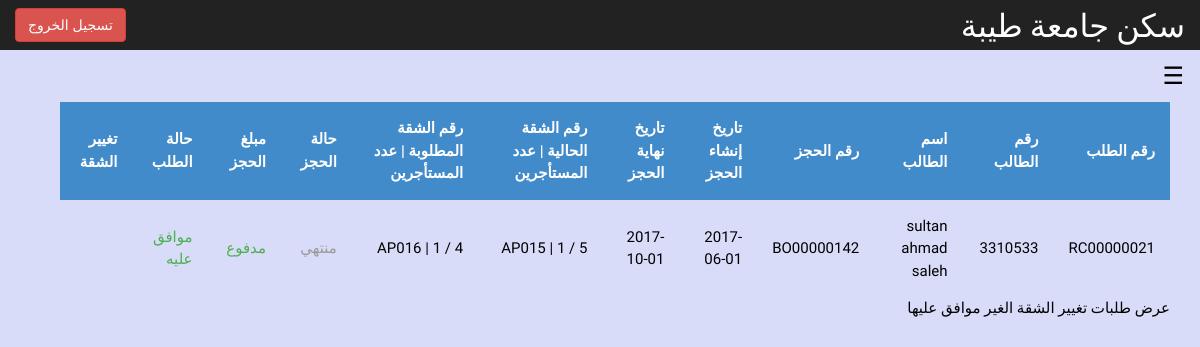
Screenshot of /studenthousing/manager/manageAllRequestChangeApartment.php (signed in) with the database file from the repository.
### tables this page shows
CREATE TABLE `request_change_apartment` (
  `request_id` char(10) NOT NULL,
  `student_id` char(7) NOT NULL,
  `booking_id` varchar(10) NOT NULL,
  `status` varchar(15) DEFAULT NULL,
  `done` tinyint(1) NOT NULL,
  `apartment_requested` char(5) NOT NULL
);

CREATE TABLE `booking` (
  `booking_id` char(10) NOT NULL,
  `booking_date` date NOT NULL,
  `start_date` date NOT NULL,
  `expire_date` date NOT NULL,
  `price` float NOT NULL,
  `paid` tinyint(1) NOT NULL,
  `canceled` tinyint(1) NOT NULL,
  `student_id` char(7) NOT NULL,
  `apartment_id` char(5) NOT NULL
);

CREATE TABLE `user` (
  `user_id` char(7) NOT NULL,
  `first_name` varchar(20) NOT NULL,
  `middle_name` varchar(20) NOT NULL,
  `last_name` varchar(20) NOT NULL,
  `email` varchar(64) NOT NULL,
  `password` varchar(128) NOT NULL,
  `date_of_birth` date DEFAULT NULL,
  `phone_number` char(10) NOT NULL
);

CREATE TABLE `apartment` (
  `apartment_id` char(5) NOT NULL,
  `current_number_of_students` int(11) NOT NULL,
  `max_number_of_students` int(11) NOT NULL,
  `apartment_info` varchar(350) DEFAULT NULL
);

### studenthousing/RequestChangeApartmentAPI.php (called while the page is built, shortened)
<?php
function sh_requestchangeapartment_get($f = '*',$extra = '')
{
    global $conn;
    $query = sprintf("SELECT %s FROM `request_change_apartment` %s ",$f,$extra);
    $qresult = mysqli_query($conn, $query);
    $rcount = mysqli_num_rows($qresult);
    $users = array();
    for($i = 0; $i < $rcount; $i++)
        $users[@count($users)] = mysqli_fetch_object($qresult);
    return $users;
}
?>

### studenthousing/bookingAPI.php (called while the page is built, shortened)
<?php
function sh_bookings_get($f = '*',$extra = '')
{
    global $conn;
    $query = sprintf("SELECT %s FROM `booking` %s ",$f,$extra);
    $qresult = mysqli_query($conn, $query);
    $rcount = mysqli_num_rows($qresult);
    $users = array();
    for($i = 0; $i < $rcount; $i++)
        $users[@count($users)] = mysqli_fetch_object($qresult);
    return $users;
}
function sh_bookings_get_by_student_id($student_id)
{
    global $conn;
    $id = @mysqli_real_escape_string($conn ,strip_tags($student_id));
    $result = sh_bookings_get('*', 'WHERE `student_id` = '."'$id' AND `canceled` = FALSE");
    $user = $result[0];
    return $user;
}
function sh_bookings_get_by_student_id_without_check_canceled($student_id)
{
    global $conn;
    $id = @mysqli_real_escape_string($conn ,strip_tags($student_id));
    $result = sh_bookings_get('*', 'WHERE `student_id` = '."'$id'");
    return $result;
}
?>

### studenthousing/studentsAPI.php (called while the page is built, shortened)
<?php
function sh_users_get($f = '*',$extra = '')
{
    global $conn;
    $query = sprintf("SELECT %s FROM `user` %s ",$f,$extra);
    $qresult = mysqli_query($conn, $query);
    $rcount = mysqli_num_rows($qresult);
    $users = array();
    for($i = 0; $i < $rcount; $i++)
        $users[@count($users)] = mysqli_fetch_object($qresult);
    return $users;
}
function sh_users_get_by_student_id($student_id)
{
    global $conn;
    $id = mysqli_real_escape_string($conn ,strip_tags($student_id));
    $student = sh_student_get_by_student_id($id);
    $result = sh_users_get('*', 'WHERE `user_id` = '."'$student->user_id'");
    $user = $result[0];
    return $user;
}
function sh_student_get_by_student_id($user_id)
{
    global $conn;
    $id = mysqli_real_escape_string($conn ,strip_tags($user_id));
    $query = sprintf("SELECT * FROM `student` WHERE student_id = '%s'",$id);
    $qresult = mysqli_query($conn, $query);
    $rcount = mysqli_num_rows($qresult);
    $users = array();
    for($i = 0; $i < $rcount; $i++)
        $users[@count($users)] = mysqli_fetch_object($qresult);
    return $users[0];
}
?>

### studenthousing/apartmentAPI.php (called while the page is built, shortened)
<?php
function sh_apartments_get($f = '*',$extra = '')
{
    global $conn;
    $query = sprintf("SELECT %s FROM `apartment` %s ",$f,$extra);
    $qresult = mysqli_query($conn, $query);
    $rcount = mysqli_num_rows($qresult);
    $users = array();
    for($i = 0; $i < $rcount; $i++)
        $users[@count($users)] = mysqli_fetch_object($qresult);
    return $users;
}
function sh_apartments_get_by_id($apartment_id)
{
    global $conn;
    $id = @mysqli_real_escape_string($conn ,strip_tags($apartment_id));
    $result = sh_apartments_get('*', 'WHERE `apartment_id` = '."'$id'");
    $user = $result[0];
    return $user;
}
function sh_apartments_get_by_student_id($student_id)
{
    global $conn;
    $id = @mysqli_real_escape_string($conn ,strip_tags($student_id));
    require_once('bookingAPI.php');
    $has_booking = sh_bookings_get_by_student_id($id);
    $result = sh_apartments_get('*', 'WHERE `apartment_id` = '."'$has_booking->apartment_id'");
    $user = $result[0];
    return $user;
}
?>

### studenthousing/manager/manageAllRequestChangeApartment.php (the view, shortened to what this page needs)
<?php
require_once('../db.php');
require_once('../bookingAPI.php');
require_once('../apartmentAPI.php');
require_once('../RequestChangeApartmentAPI.php');
require_once('../studentsAPI.php');
$requests = sh_requestchangeapartment_get();
?>
<!DOCTYPE html>
<html>
    <head>
        <link rel="stylesheet" href="css/bootstrap.css">
        <link rel="stylesheet" href="css/bootstrap-rtl.css">
        <link rel="stylesheet" href="css/dashboard.css">
        <link rel="stylesheet" type="text/css" href="managePanelStyle.css">
        <link rel="stylesheet" href="css/w4.css">
    </head>
    <body id="content" style="background-color:#D8DCF8;" >
        <nav class="navbar navbar-inverse navbar-fixed-top">
            <div class="container-fluid">
                <div class="navbar-header">
                    <a class="navbar-brand" href="#" > <font size="6" face="cairo" color="white">سكن جامعة طيبة</font></a>
                </div>
                <div id="navbar" class="navbar-collapse collapse">
                    <form action="../managerLogin/logout.php" method="post" class="navbar-form navbar-right">
                        <input type="submit" class="btn btn-danger" value="تسجيل الخروج" />
                    </form>
                </div>
            </div>
        </nav>
<div class="color_forside w3-sidebar w3-bar-block w3-card-2 w3-animate-right" style="display:none;right:0;" id="rightMenu"> <font face="Changa">
</div>
<div class="icon-bar w3-teal" > <font face="Changa">
    <button class=" w3-button w3-teal w3-xlarge w3-right " onclick="openRightMenu()"style="color: #000000!important;">&#9776;</button>
    <div class="w3-container" style="background-color:#D8DCF8;">
                         <div class="container">
                            <div class="row col-md-offset 2 col-lg-offset 4">
                              <div class="col-md-12 col-sm-12 col-lg-12">
                          <div class="row col-md-12">
                          <table>
                              <tr>
                                  <th>رقم الطلب</th>
                                  <th>رقم الطالب</th>
                                  <th>اسم الطالب</th>
                                  <th>رقم الحجز</th>
                                  <th>تاريخ إنشاء الحجز</th>
                                  <th>تاريخ نهاية الحجز</th>
                                  <th>رقم الشقة الحالية | عدد المستأجرين</th>
                                  <th>رقم الشقة المطلوبة | عدد المستأجرين</th>
                                  <th>حالة الحجز</th>
                                  <th>مبلغ الحجز</th>
                                  <th>حالة الطلب</th>
                                  <th>تغيير الشقة</th>
                              </tr>
                              <?php
                                foreach($requests as $request){
                                $bookings = sh_bookings_get_by_student_id_without_check_canceled($request->student_id);
                                foreach($bookings as $booking){
                                    if($request->booking_id == $booking->booking_id){
                                        echo "<tr>";
                                        echo    "<td>$request->request_id</td>";
                                        echo    "<td>$request->student_id</td>";
                                        $student_name = sh_users_get_by_student_id($request->student_id);
                                        echo    "<td>$student_name->first_name $student_name->middle_name $student_name->last_name</td>";
                                        echo    "<td>$booking->booking_id</td>";
                                        echo    "<td>$booking->start_date</td>";
                                        echo    "<td>$booking->expire_date</td>";
                                        $current_apartment = sh_apartments_get_by_student_id($request->student_id);
                                        echo    "<td>$current_apartment->apartment_id | $current_apartment->current_number_of_students / $current_apartment->max_number_of_students </td>";
                                        $apartment_requested = sh_apartments_get_by_id($request->apartment_requested);
                                        echo    "<td>$apartment_requested->apartment_id | $apartment_requested->current_number_of_students / $apartment_requested->max_number_of_students</td>";
                                        if(strtotime($booking->expire_date) >= time() && ($booking->canceled == 0))
                                            echo    "<td><font color=\"#ffcc00\">ساري</font></td>";
                                        else
                                            echo    "<td><font color=\"#999999\">منتهي</font></td>";
                                        if($booking->paid)
                                            echo    "<td><font color=\"#4CAF50\">مدفوع</font></td>";
                                        else
                                            echo    "<td><font color=\"#cc0052\">غير مدفوع</font></td>";
                                        if($request->status == "لم يوافق عليه")
                                            echo    "<td><font color=\"#cc0052\">لم يوافق عليه</font></td>";
                                        else
                                            echo    "<td><font color=\"#4CAF50\">موافق عليه</font></td>";
                                        echo "</tr>";
                                    }
                                }
                              }
                              ?>
                          </table>
                          <a href="manageRequestChangeApartment.php" target="_top">عرض طلبات تغيير الشقة الغير موافق عليها</a>
                        </div>
                </div>
            </div>
        </div>
    </body>
</html>

### studenthousing/manager/css/dashboard.css (style rules this page uses)
body { padding-top: 50px; }
.navbar-fixed-top { border: 0; }
#content { background-color: #1CA347; }
.navbar-brand { font-size: 28px; }

### studenthousing/manager/managePanelStyle.css (style rules this page uses)
table { width: 100%; }
table tr th { background-color: #428bca; color: white; }
th, td { padding: 15px; text-align: right; }

### studenthousing/manager/css/w4.css (style rules this page uses)
*,*:before,*:after { box-sizing:inherit }
html { -ms-text-size-adjust:100%;-webkit-text-size-adjust:100% }
body { margin:0 }
article,aside,details,figcaption,figure,footer,header,main,menu,nav,section,summary { display:block }
a { background-color:transparent;-webkit-text-decoration-skip:objects }
button,input,select,textarea { font:inherit;margin:0 }
button,input { overflow:visible }
button,select { text-transform:none }
button,html [type=button],[type=reset],[type=submit] { -webkit-appearance:button }
html,body { font-family:Verdana,sans-serif;font-size:15px;line-height:1.5 }
html { overflow-x:hidden }
a { color:inherit }
.w3-btn,.w3-button { border:none;display:inline-block;outline:0;padding:8px 16px;vertical-align:middle;overflow:hidden;text-decoration:none;color:inherit;background-color:inherit;text-align:center;cursor:pointer;white-space:nowrap }
.w3-btn,.w3-button { -webkit-touch-callout:none;-webkit-user-select:none;-khtml-user-select:none;-moz-user-select:none;-ms-user-select:none;user-select:none }
.w3-sidebar { height:100%;width:200px;background-color: #e3e3e3 !important;position:fixed!important;z-index:1;overflow:auto; text-align:right!important; }
.w3-container:after,.w3-container:before,.w3-panel:after,.w3-panel:before,.w3-row:after,.w3-row:before,.w3-row-padding:after,.w3-row-padding:before, .w3-cell-row:before,.w3-cell-row:after,.w3-clear:after,.w3-clear:before,.w3-bar:before,.w3-bar:after { content:"";display:table;clear:both }
.w3-container { padding:0px!important; }
.w3-card,.w3-card-2 { box-shadow:0 2px 5px 0 rgba(0,0,0,0.16),0 2px 10px 0 rgba(0,0,0,0.12) }
.w3-animate-right { position:relative;animation:animateright 0.4s }
.w3-xlarge { font-size:24px!important }
.w3-right { float:right!important }
.w3-teal,.w3-hover-teal:hover { color: #000000 !important;background-color: rgba(8, 32, 207, 0.16) !important }
.w3-button { background-color: transparent!important }
body { width: 100%!important; margin: 0%!important; }

### rows the page displays
request_change_apartment: request_id "RC00000021", student "3310533"
booking: user.first_name "sultan", user.middle_name "ahmad", user.last_name "saleh", booking_id "BO00000142", start_date "2017-06-01", expire_date "2017-10-01", apartment.apartment_id "AP015", apartment.current_number_of_students "1", apartment.max_number_of_students "5", apartment.apartment_id "AP016", apartment.max_number_of_students "4", canceled "منتهي", paid "مدفوع"
